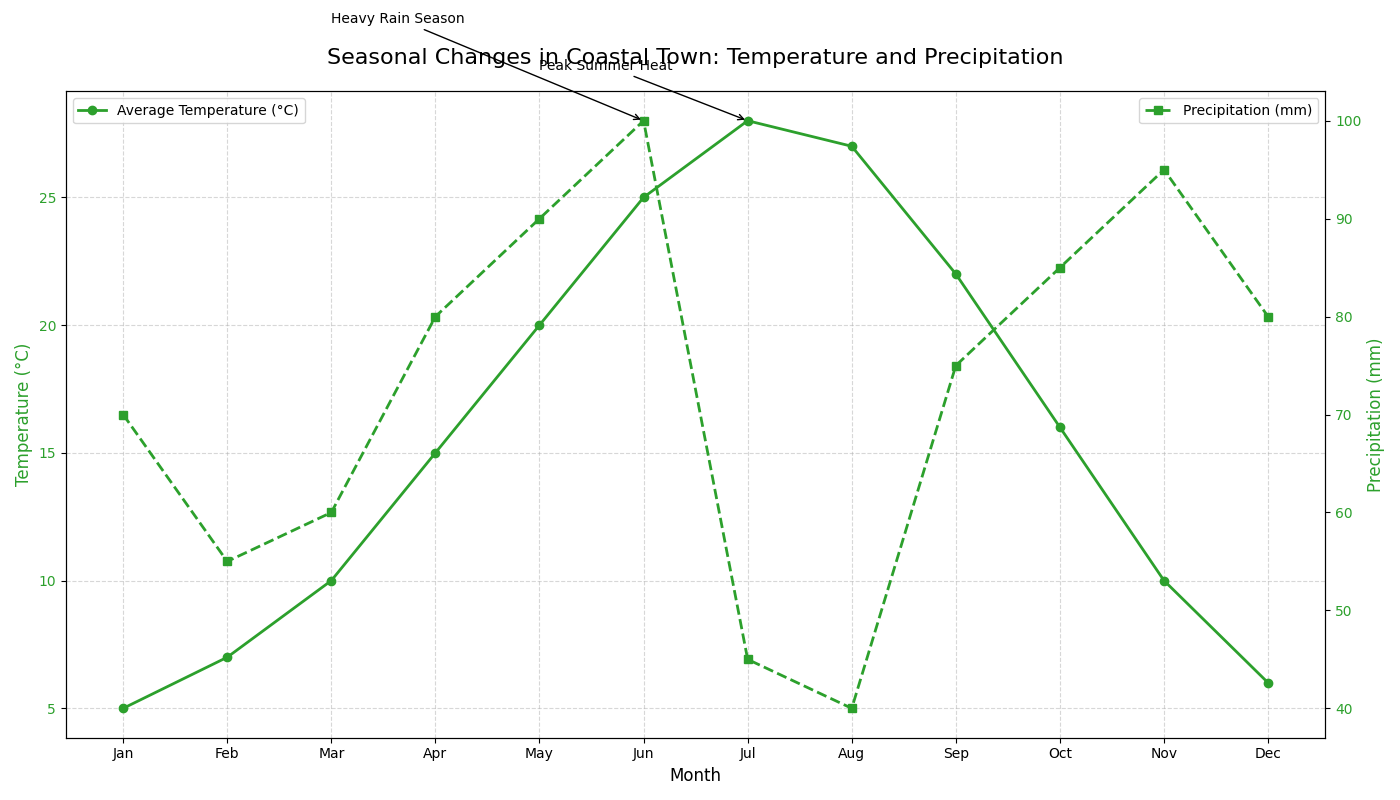

Generate this figure with Python:
import matplotlib.pyplot as plt
import numpy as np

months = np.array(['Jan', 'Feb', 'Mar', 'Apr', 'May', 'Jun', 'Jul', 'Aug', 'Sep', 'Oct', 'Nov', 'Dec'])
avg_temps = np.array([5, 7, 10, 15, 20, 25, 28, 27, 22, 16, 10, 6])
precipitation = np.array([70, 55, 60, 80, 90, 100, 45, 40, 75, 85, 95, 80])

fig, ax1 = plt.subplots(figsize=(14, 8))

# Use a single color for both data sets
color = 'tab:green'

ax1.plot(months, avg_temps, color=color, marker='o', linestyle='-', linewidth=2, label='Average Temperature (°C)')
ax1.set_title('Seasonal Changes in Coastal Town: Temperature and Precipitation', fontsize=16, pad=20)
ax1.set_xlabel('Month', fontsize=12)
ax1.set_ylabel('Temperature (°C)', fontsize=12, color=color)
ax1.tick_params(axis='y', labelcolor=color)

ax2 = ax1.twinx()
ax2.plot(months, precipitation, color=color, marker='s', linestyle='--', linewidth=2, label='Precipitation (mm)')
ax2.set_ylabel('Precipitation (mm)', fontsize=12, color=color)
ax2.tick_params(axis='y', labelcolor=color)

ax1.legend(loc='upper left')
ax2.legend(loc='upper right')
ax1.grid(True, linestyle='--', alpha=0.5)

ax1.annotate('Peak Summer Heat', xy=('Jul', 28), xytext=('May', 30),
             arrowprops=dict(facecolor='black', arrowstyle='->'), fontsize=10)
ax2.annotate('Heavy Rain Season', xy=('Jun', 100), xytext=('Mar', 110),
             arrowprops=dict(facecolor='black', arrowstyle='->'), fontsize=10)

plt.tight_layout()
plt.show()
